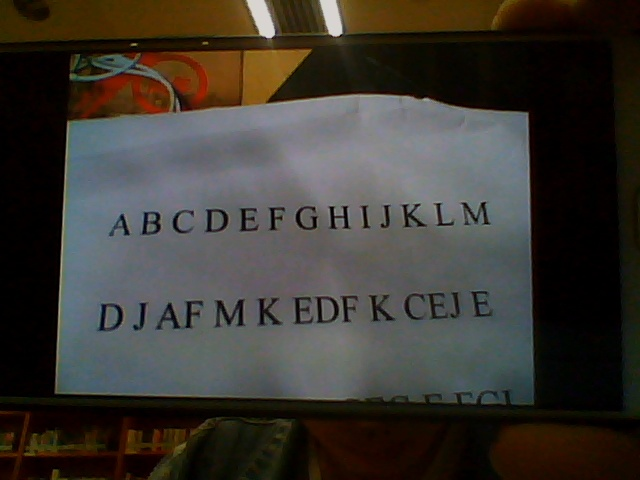
#> input picture 参考资料/2/UPM_v10/mutiabc.jpg, 640 x 480 px
$ python -i pic2abc.py   (imports and definitions only)
#> lines starting #> are read from the running program, lines starting #| are printed output that depends on the picture; after the words box and inside, x2 and y2 are one past the last pixel; in counts of white or black regions, pixels touching at a corner belong together
#> further down, picture is the input picture: shape (480, 640, 3); mean B, G, R 50.8, 56.4, 60.3

from PIL import Image
import pickle
import numpy as np
import cv2
# 下面这几行全局的代码，在别的.py文件中imprt 本文件时就会执行
# 其他py文件中如果使用的是from pic_cut_fun import getabc，也会执行本文件中的全局部分的程序
table = "ABCDEFGHIJKLM"
WHITE = 255
# [2 lines not run here, left out]
kernelY = cv2.getStructuringElement(cv2.MORPH_RECT, (10, 10))

def feedforward(weights, biases,a):
    """Return the output of the network if ``a`` is input.
    输入参数a的shape：(dim_x,1)
    """
    for b, w in zip(biases, weights):  # 计算每一层的输出，直到最后一层
        a = sigmoid(np.dot(w, a) + b)  # 对于二维矩阵，np.dot(w, a)是作矩阵乘法
    # print(np.shape(a))
    return a


def sigmoid(z):
    """The sigmoid function."""
    return 1.0/(1.0+np.exp(-z))


def add_white(im):
    w,h = im.size
    if w>h:
        big_l = int(w*1.3)
    else:
        big_l = int(h*1.3)
    big_im = Image.new('L', (big_l, big_l), WHITE)
    big_im.paste(im, (int((big_l-w)/2), int((big_l-h)/2)))
    return big_im


def get_single_abc(im_binary):
    #  im_binary is a matrix
    im = Image.fromarray(im_binary)
    '''
    im = add_white(im)
    im=im.resize((28,28))
    '''
    test_data = np.matrix(im.getdata(), dtype='float') / 255.0
    test_data = np.transpose(test_data)
    print(test_data.shape)
    im_y = feedforward(network_w, network_b, test_data)
    abcstr = table[np.argmax(im_y)]
    return abcstr

def get_single_abc_cv2(im_binary):
    #  im_binary is a matrix
    ''''''
    w=im_binary.shape[0]
    h=im_binary.shape[1]
    if w>h:
        edge = int(w*0.3)
    else:
        edge = int(h*0.3)

    #im = add_white(im_binary)
    im = cv2.copyMakeBorder(im_binary, edge, edge, edge, edge, cv2.BORDER_CONSTANT, value=[255, 255, 255])
    #print(im.shape)
    im = cv2.resize(im,(28, 28))
    #print(im)
    test_data = np.reshape(im,(28*28,1),order='C') / 255.0 # 注意order='C',这样是对的
    #print(test_data.shape)
    im_y = feedforward(network_w, network_b, test_data)
    abc_index = np.argmax(im_y)
    abcstr = table[abc_index]
    return abcstr, abc_index

def getabc_v2(img3):
    img = cv2.cvtColor(img3, cv2.COLOR_BGR2GRAY)
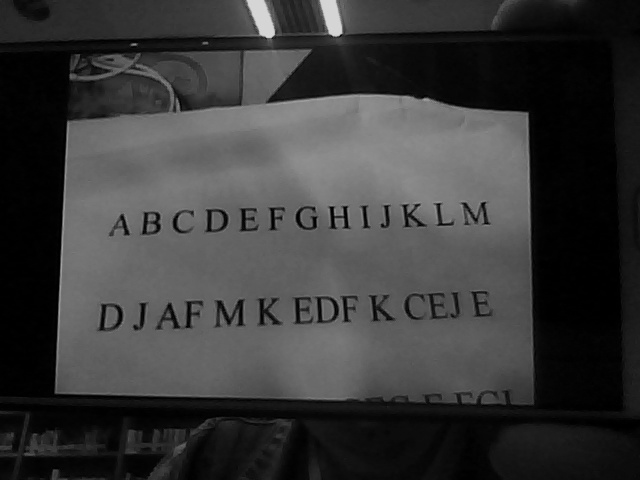
#> img: shape (480, 640); min 0, max 218, mean 56.9
    canny = cv2.Canny(img, 10, 500)
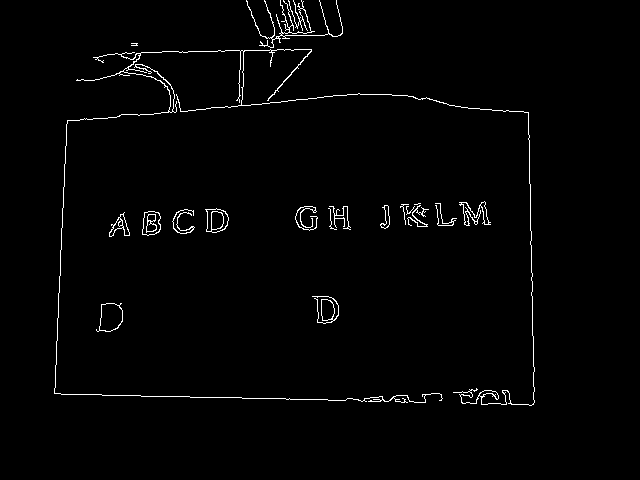
#> canny: shape (480, 640); 1.6% white in thin lines or dots, all inside (x1, y1, x2, y2) = (54, 0, 535, 406)
    img_close = cv2.morphologyEx(canny, cv2.MORPH_CLOSE, kernelY)
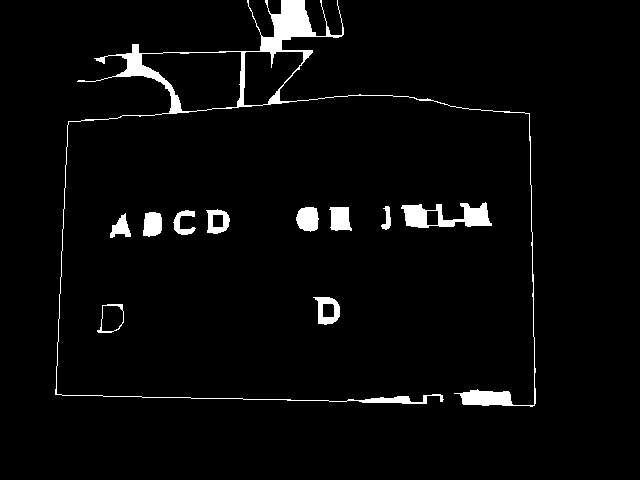
#> img_close: shape (480, 640); 3.3% white; 11 white regions, largest, box (x1, y1, x2, y2) and area: (55, 0, 536, 407) 6144, (401, 202, 492, 228) 1256, (296, 207, 319, 232) 457
    _, _, stats, centroids = cv2.connectedComponentsWithStats(img_close.copy())
#> stats = [[0, 0, 640, 480, 296932], [55, 0, 481, 407, 6144], [401, 202, 91, 26, 1256], [296, 207, 23, 25, 457], [329, 207, 23, 24, 437], [381, 206, 10, 24, 130], [206, 209, 24, 25, 343], [173, 210, 23, 25, 273], [110, 213, 21, 25, 275], [143, 212, 19, 25, 404], [313, 297, 27, 28, 407], [97, 304, 27, 29, 142]]; centroids = [[320.3, 241.3], [290, 156.3], [445.9, 216], [307.5, 218.6], [339.7, 218.3], [386.7, 218.5], [217.2, 221.1], [183, 222.4], [120.5, 227.3], [152.1, 223.9], [327.1, 310], [110.8, 317.8]]
    img_eqhist = cv2.equalizeHist(img)
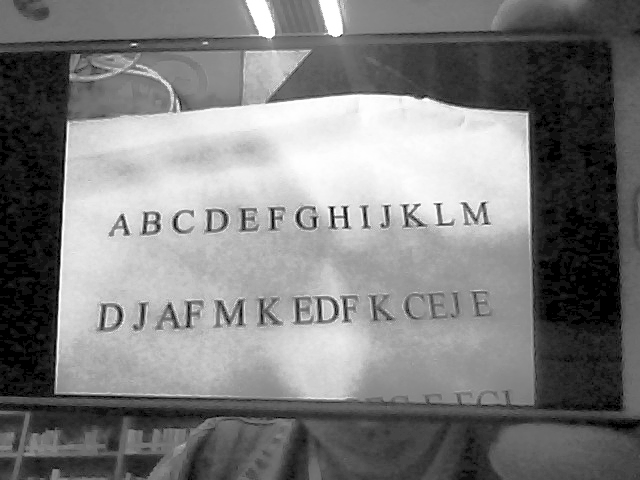
#> img_eqhist: shape (480, 640); min 0, max 255, mean 124.6
    abcstr = []
    abcindex = []
    index_arg = np.argsort(stats[:, 0])
#> index_arg = [0, 1, 11, 8, 9, 7, 6, 3, 10, 4, 5, 2]
    for i in index_arg:
        x_i = stats[i, 0]
        y_i = stats[i, 1]
        width_i = stats[i, 2]
        heigth_i = stats[i, 3]
        area_i = stats[i, 4]
        #wRh = width_i / heigth_i
        #print(i, 'th,area=', area, 'width/height=', wRh)
        if area_i > 200 and area_i < 10000:  # and (wRh <0.5 or wRh > 0.8):
            sub_pic_i = img_eqhist[y_i:y_i + heigth_i, x_i:x_i + width_i]
            #cv2.imshow('sub' + str(i), sub_pic_i)
            th_i, sub_pic_i = cv2.threshold(sub_pic_i, 0, 255, cv2.THRESH_OTSU)
            #cv2.imshow('sub_th' + str(i), sub_pic_i)
            abcstr_i, abc_index_i = get_single_abc_cv2(sub_pic_i)
            abcstr.append(abcstr_i)
            abcindex.append(abc_index_i)
#> this loop made 2 passes
#> (x_i, y_i, width_i, heigth_i, area_i, th_i, w in get_single_abc_cv2, h in get_single_abc_cv2) on pass 2: (55, 0, 481, 407, 6144, 160, 407, 481)
#> pass 2, in getabc_v2, `th_i, sub_pic_i = cv2.threshold(sub_pic_i, 0, 255, cv2.THRESH_OTSU)`:
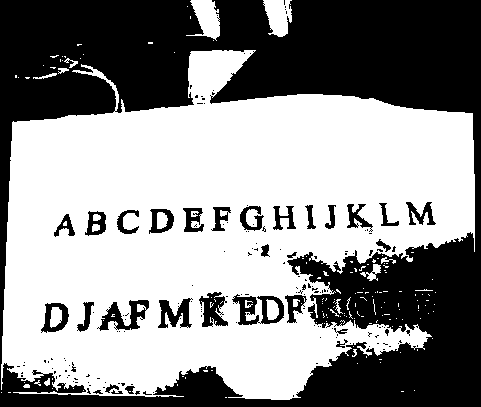
#> sub_pic_i: shape (407, 481); 56.2% white; 170 black regions (139 under 20 px), largest, box (x1, y1, x2, y2) and area: (0, 0, 481, 407) 78200, (232, 294, 284, 325) 761, (97, 300, 149, 331) 704
#> pass 2, in get_single_abc_cv2, `im = cv2.copyMakeBorder(im_binary, edge, edge, edge, edge, cv2.BORDER_..`:
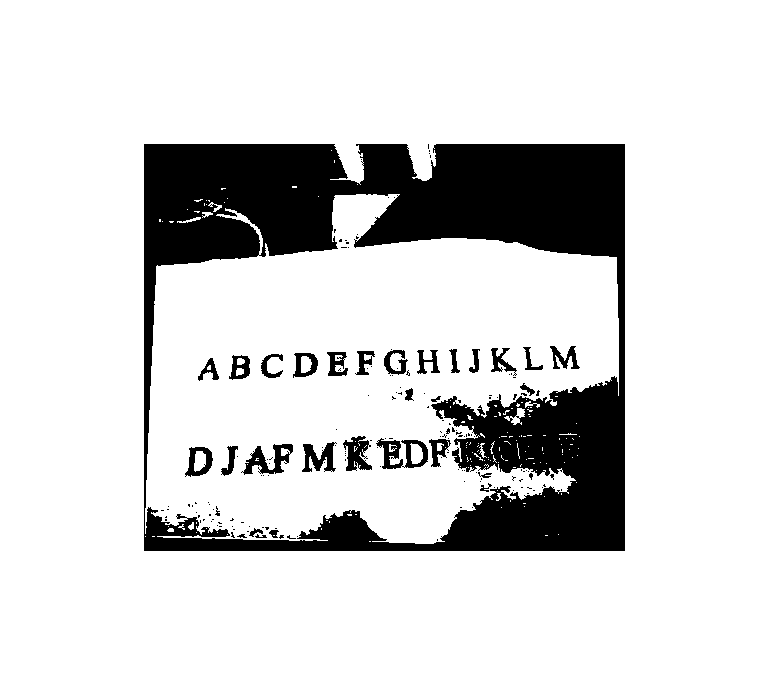
#> im: shape (695, 769); 84% white; 170 black regions (139 under 20 px), largest, box (x1, y1, x2, y2) and area: (144, 144, 625, 551) 78200, (376, 438, 428, 469) 761, (241, 444, 293, 475) 704
#> pass 2, in get_single_abc_cv2, `im = cv2.resize(im,(28, 28))`:
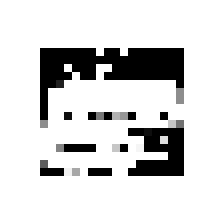
#> im: shape (28, 28) (shown 8 times larger); min 0, max 255, mean 214.3
#> after the loop, abcindex = []; abcstr = []
            #print(i, abcstr)
    return abcstr, abcindex

'''
img3 = cv2.imread('../abcpic/620ab.jpg')
abc_count = np.zeros((13,4))
for i in range(40):
    abcstr, abcindex = getabc_v2(img3)
    abc_count[abcindex[0],0]+=1
    abc_count[abcindex[1],1]+=1
    abc_count[abcindex[2], 2] += 1
    abc_count[abcindex[3], 3] += 1

abcstr = []
for i in range(4):
    abcstr.append(table[np.argmax(abc_count[:,i])])
print(abcstr)
#abc_count=abc_count.reshape(13,order='F')
#max_index =  np.argsort(abc_count[:, 0])
#max_index=np.argpartition(abc_count, -4)[-4:]
print(abc_count)
#print(max_index)
print(np.shape(abcindex))
'''
# [13 lines of commented-out code are left out]
'''
im_test = Image.open("11-34.png")
im_test = im_test.convert('L')
im_test=im_test.resize((28,28))
test_data = np.matrix(im_test.getdata(), dtype='float') / 255.0
test_data = np.transpose(test_data)
#print(np.shape(test_data))
im_y = feedforward(w, b, test_data)
#print(np.argmax(im_y))
print(table[np.argmax(im_y)], end=" ")
'''

>>> import cv2
>>> picture = cv2.imread('mutiabc.jpg')
#> (the run stopped early here; a loop or call above may not have finished)
